Frame 1 (no input): blank canvas, image omitted
Frame 60 (no input): blank canvas, image omitted
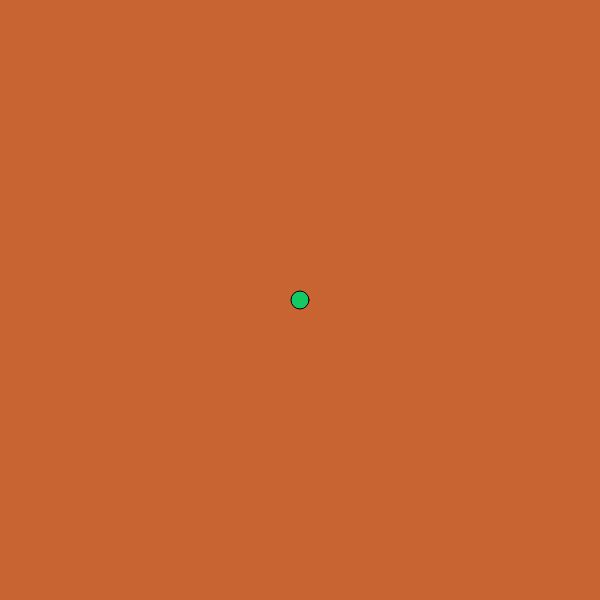
Frame 120 (the mouse pressed at the canvas centre since frame 60)

The p5.js sketch whose frames 1 and 60 were blank and that drew this single picture after the mouse press (run headless with seeded random() and noise() and a simulated clock; from frame 60 on, the mouse is pressed at the canvas centre):

// p5.js sketch
// ── sketch.js
function setup(){

    createCanvas(600,600)
}

let mouseX1 = []
let mouseY1 = []
let mouseLag = 5

function draw(){

    background(200,100,50)
    fill(20,200,100)
    mouseX1.unshift(mouseX)
    mouseY1.unshift(mouseY)

    for(let i = mouseLag; i > 0; i--){

        circle(mouseX1[i], mouseY1[i], 20 - (2 * i))
    }
}
